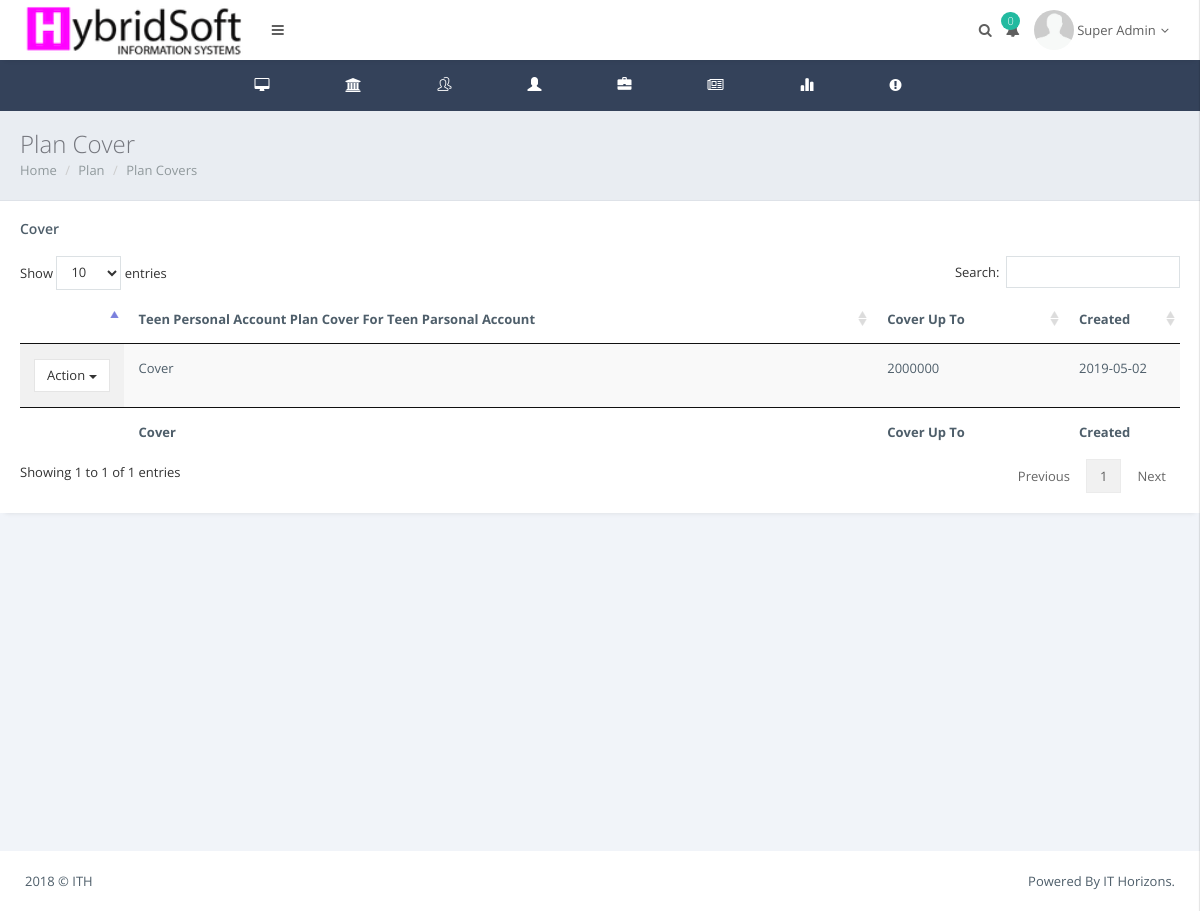
Page /admin/managecover.php?id=18&prod=14 (signed in) on the committed database.
### tables this page shows
CREATE TABLE `users` (
  `user_id` int(10) NOT NULL,
  `username` varchar(50) NOT NULL,
  `rc` varchar(12) NOT NULL,
  `telephone` varchar(12) NOT NULL,
  `email` varchar(50) NOT NULL,
  `address` text NOT NULL,
  `city` varchar(50) NOT NULL,
  `state` varchar(50) NOT NULL,
  `dob` date NOT NULL,
  `lastname` varchar(50) NOT NULL,
  `firstname` varchar(50) NOT NULL,
  `middlename` varchar(50) NOT NULL,
  `password` varchar(255) NOT NULL,
  `role_id` int(11) NOT NULL,
  `nfname` varchar(200) NOT NULL,
  `nlname` varchar(200) NOT NULL,
  `nphone` varchar(200) NOT NULL,
  `nemail` varchar(200) NOT NULL,
  `naddress` text NOT NULL,
  `created` date NOT NULL,
  `createdby` int(11) NOT NULL
);

CREATE TABLE `plan_setup` (
  `plan_id` int(10) NOT NULL,
  `name` varchar(100) NOT NULL,
  `premium` int(50) NOT NULL,
  `product_id` int(10) NOT NULL,
  `discounts` int(50) NOT NULL,
  `sum_assured` int(50) NOT NULL,
  `expenses` int(50) NOT NULL,
  `commission` int(11) NOT NULL,
  `created` date NOT NULL
);

CREATE TABLE `product_setup` (
  `product_id` int(10) NOT NULL,
  `product_name` varchar(50) NOT NULL,
  `description` text NOT NULL,
  `insurance_id` int(10) NOT NULL,
  `status` enum('Active','Inactive') NOT NULL,
  `start_date` date NOT NULL,
  `end_date` date NOT NULL,
  `sup_doc` varbinary(50) NOT NULL,
  `category` varchar(100) NOT NULL,
  `type` varchar(11) NOT NULL,
  `type_id` int(11) NOT NULL
);

CREATE TABLE `cover` (
  `cover_id` int(11) NOT NULL,
  `plan_id` int(11) NOT NULL,
  `product_id` int(11) NOT NULL,
  `cover` varchar(400) NOT NULL,
  `amount` int(11) NOT NULL,
  `created` date NOT NULL
);

### admin/index.php (called while the page is built, shortened)
<?php
include_once "../db.php";
if (isset($_SESSION["id"])){
    $user_id = $_SESSION["id"];
    $userQuery = "SELECT * FROM users WHERE user_id = '$user_id'";
    $result = mysqli_query($con, $userQuery);
    $user = mysqli_fetch_assoc($result);
    $name=$user['firstname']." ".$user['lastname'];
    $uid=$user['user_id'];
    $ins_comp=$con->query("SELECT insurance_id FROM iuser WHERE user_id='$uid'");
    $ra=$ins_comp->fetch_array();
    $i_id=$ra['insurance_id'];
}else{
    header('Location:../index.php');
}
?>

### admin/managecover.php (the view, shortened to what this page needs)
<!DOCTYPE html>
<html>
    <head>
        <link href="../res/plugins/pace-master/themes/blue/pace-theme-flash.css" rel="stylesheet"/>
        <link href="../res/plugins/uniform/css/uniform.default.min.css" rel="stylesheet"/>
        <link href="../res/plugins/bootstrap/css/bootstrap.min.css" rel="stylesheet" type="text/css"/>
        <link href="../res/plugins/fontawesome/css/font-awesome.css" rel="stylesheet" type="text/css"/>
        <link href="../res/plugins/line-icons/simple-line-icons.css" rel="stylesheet" type="text/css"/>
        <link href="../res/plugins/offcanvasmenueffects/css/menu_cornerbox.css" rel="stylesheet" type="text/css"/>
        <link href="../res/plugins/waves/waves.min.css" rel="stylesheet" type="text/css"/>
        <link href="../res/plugins/switchery/switchery.min.css" rel="stylesheet" type="text/css"/>
        <link href="../res/plugins/3d-bold-navigation/css/style.css" rel="stylesheet" type="text/css"/>
        <link href="../res/plugins/slidepushmenus/css/component.css" rel="stylesheet" type="text/css"/>
        <link href="../res/plugins/datatables/css/jquery.datatables.min.css" rel="stylesheet" type="text/css"/>
        <link href="../res/plugins/datatables/css/jquery.datatables_themeroller.css" rel="stylesheet" type="text/css"/>
        <link href="../res/plugins/x-editable/bootstrap3-editable/css/bootstrap-editable.css" rel="stylesheet" type="text/css">
        <link href="../res/plugins/bootstrap-datepicker/css/datepicker3.css" rel="stylesheet" type="text/css"/>
        <link href="../res/css/modern.css" rel="stylesheet" type="text/css"/>
        <link href="../res/css/themes/white.css" class="theme-color" rel="stylesheet" type="text/css"/>
        <link href="../res/css/custom.css" rel="stylesheet" type="text/css"/>
    </head>
    <?php
    include 'nav.php';
    if(isset($_GET['id'])){
    $plan=$_GET['id'];
    $prod=$_GET['prod'];
    $pp=$con->query("SELECT product_name FROM product_setup WHERE product_id='$prod'");
    $rr=$pp->fetch_array();
    $product=$rr['product_name'];
    $pp1=$con->query("SELECT name FROM plan_setup WHERE plan_id='$plan'");
    $rr1=$pp1->fetch_array();
    $planname=$rr1['name'];
}
    ?>
<div class="page-inner">
    <div class="page-title">
        <h3>Plan Cover </h3>
        <div class="page-breadcrumb">
            <ol class="breadcrumb">
                <li><a href="home.php">Home</a></li>
                <li><a href="manageplan.php?id=<?php echo $prod?>">Plan</a></li>
                <li><a href="#">Plan Covers</a></li>
            </ol>
        </div>
    </div>
     <div class="row">
                        <div class="col-md-12">
                            <div class="panel panel-white">
                                <div class="panel-heading clearfix">
                                    <h4 class="panel-title">Cover</h4>
                                </div>
                                <div class="panel-body">
                                   <div class="table-responsive">
                                    <table id="example" class="display table" style="width: 100%; cellspacing: 0;">
                                        <thead>
                                            <tr>
                                                <th width="4%"></th>
                                                <th><?php echo $planname." Plan Cover For ".$product; ?></th>
                                                <th>Cover Up To</th>
                                                <th width="10%">Created</th>
                                            </tr>
                                        </thead>
                                        <tfoot>
                                            <tr>
                                                <th width="4%"></th>
                                                <th>Cover </th>
                                                <th>Cover Up To</th>
                                                <th width="10%">Created</th>
                                            </tr>
                                        </tfoot>
                                        <tbody>
                                            <?php
                                            $pr=$con->query("SELECT * FROM cover WHERE product_id='$prod' AND plan_id='$plan'");
                                            while($ro=$pr->fetch_array()){
                                            ?>
                                            <tr>
                                                <td>
                                                    <div class="input-group-btn">
                                                        <button type="button" class="btn btn-default dropdown-toggle" data-toggle="dropdown" aria-expanded="false">Action <span class="caret"></span></button>
                                                    </div>
                                                </td>
                                                <td><?php echo $ro['cover']; ?></td>
                                                <td><?php echo $ro['amount']; ?></td>
                                                <td><?php echo $ro['created']; ?></td>
                                            </tr>
                                            <?php } ?>
                                        </tbody>
                                       </table>
                                    </div>
                                </div>
                            </div>
                        </div>
    </div>
</div>
 <?php include 'tfoot.php'; ?>

### admin/nav.php (shortened to what this page needs)
<?php
include_once "index.php";?>
    <body class="page-header-fixed page-horizontal-bar">
        <main class="page-content content-wrap">
            <div class="navbar">
                <div class="navbar-inner">
                    <div class="logo-box" style="background: #fff;">
                        <a href="home.php" class="logo-text">
                            <span>
                                <img src="../assets/images/logo2.png" height="54" alt=""/>
                            </span></a>
                    </div>
                    <div class="topmenu-outer">
                        <div class="top-menu">
                            <ul class="nav navbar-nav navbar-left">
                                <li>
                                    <a href="javascript:void(0);" class="waves-effect waves-button waves-classic sidebar-toggle"><i class="fa fa-bars"></i></a>
                                </li>
                            </ul>
                            <ul class="nav navbar-nav navbar-right">
                                <li>
                                    <a href="javascript:void(0);" class="waves-effect waves-button waves-classic show-search"><i class="fa fa-search"></i></a>
                                </li>
                                <?php
                                        $usrx=$con->query("SELECT count(distinct user_id) AS customer, count(policy) AS policy, sum(premium) AS premium FROM transaction WHERE insurance_id='$i_id' AND status='Active' ");
                                        $ru2=$usrx->fetch_array();
                                        $n=$ru2['policy'];
                                        ?>
                                <li class="dropdown">
                                    <a href="#" class="dropdown-toggle waves-effect waves-button waves-classic" data-toggle="dropdown"><i class="fa fa-bell"></i><span class="badge badge-success pull-right"><?php echo $n;?></span></a>
                                </li>
                                <li class="dropdown">
                                    <a href="#" class="dropdown-toggle waves-effect waves-button waves-classic" data-toggle="dropdown">
                                        <img class="img-circle avatar" src="../res/images/avatar1.png" width="40" height="40" alt="">
                                        <span class="user-name"><?php echo $name; ?><i class="fa fa-angle-down"></i></span>
                                    </a>
                                </li>
                                <li>
                                    <a href="javascript:void(0);"  id="showRight"></a>
                                </li>
                            </ul>
                        </div>
                    </div>
                </div>
            </div>
            <div class="horizontal-bar sidebar">
                <div class="page-sidebar-inner slimscroll">
                    <ul class="menu accordion-menu">
                        <li><a href="home.php" class="waves-effect waves-button"><span class="menu-icon fa fa-desktop"></span><p>Dashboard</p></a></li>
                        <li class="droplink"><a href="#" class="waves-effect waves-button"><span class="menu-icon fa fa-bank"></span><p>Partners</p><span class="arrow"></span></a>
                        </li>
                        <li class="droplink"><a href="#" class="waves-effect waves-button"><span class="menu-icon icon-users"></span><p>Customers</p><span class="arrow"></span></a>
                        </li>
                        <li class="droplink"><a href="#" class="waves-effect waves-button"><span class="menu-icon glyphicon glyphicon-user"></span><p>Marketers</p><span class="arrow"></span></a>
                        </li>
                        <li class="droplink"><a href="#" class="waves-effect waves-button"><span class="menu-icon glyphicon glyphicon-briefcase"></span><p>Claims</p><span class="arrow"></span></a>
                        </li>
                        <li class="droplink"><a href="#" class="waves-effect waves-button"><span class="menu-icon fa fa-newspaper-o"></span><p>Products</p><span class="arrow"></span></a>
                        </li>
                        <li><a href="report.php" class="waves-effect waves-button"><span class="menu-icon glyphicon glyphicon-stats"></span><p>Reporting</p></a></li>
                        <li><a href="complain.php" class="waves-effect waves-button"><span class="menu-icon fa fa-exclamation-circle"></span><p>Complians</p></a></li>
                    </ul>
                </div>
            </div>

### res/css/themes/white.css (style rules this page uses)
.page-content { background: #34425A; }
.navbar .logo-box { background: #fff; }
.navbar .logo-box a { color: #5f5f5f; }
.sidebar { background: #34425A; }
.menu { background: #34425A; }
.menu.accordion-menu a { color: #899dc1; }

### rows in the picture
users: name "Super Admin"
plan_setup: name "Teen Personal Account"
product_setup: product_name "Teen Parsonal Account"
cover: cover "Cover", amount "2000000", created "2019-05-02"

### other values in the picture
$n "0"
